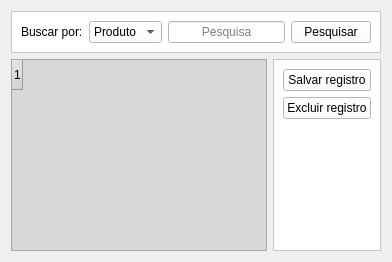
            <widget class="QWidget" name="tab_4">
             <attribute name="title">
              <string>Atualizar registro</string>
             </attribute>
             <layout class="QGridLayout" name="gridLayout_35">
              <item row="1" column="2">
               <widget class="QFrame" name="frame_19">
                <property name="styleSheet">
                 <string notr="true">background-color: rgb(255, 255, 255);</string>
                </property>
                <property name="frameShape">
                 <enum>QFrame::StyledPanel</enum>
                </property>
                <property name="frameShadow">
                 <enum>QFrame::Raised</enum>
                </property>
                <layout class="QVBoxLayout" name="verticalLayout_11">
                 <item>
                  <widget class="QPushButton" name="salvar_registro_entrada">
                   <property name="text">
                    <string>Salvar registro</string>
                   </property>
                  </widget>
                 </item>
                 <item>
                  <widget class="QPushButton" name="pushButton_15">
                   <property name="text">
                    <string>Excluir registro</string>
                   </property>
                  </widget>
                 </item>
                 <item>
                  <spacer name="verticalSpacer_4">
                   <property name="orientation">
                    <enum>Qt::Vertical</enum>
                   </property>
                   <property name="sizeHint" stdset="0">
                    <size>
                     <width>20</width>
                     <height>40</height>
                    </size>
                   </property>
                  </spacer>
                 </item>
                </layout>
               </widget>
              </item>
              <item row="1" column="1">
               <widget class="QTableWidget" name="tabela_entrada">
                <property name="styleSheet">
                 <string notr="true">background-color: rgb(216, 216, 216);</string>
                </property>
                <property name="autoScrollMargin">
                 <number>16</number>
                </property>
                <property name="alternatingRowColors">
                 <bool>true</bool>
                </property>
                <property name="horizontalScrollMode">
                 <enum>QAbstractItemView::ScrollPerItem</enum>
                </property>
                <property name="sortingEnabled">
                 <bool>false</bool>
                </property>
                <property name="rowCount">
                 <number>1</number>
                </property>
                <attribute name="horizontalHeaderCascadingSectionResizes">
                 <bool>false</bool>
                </attribute>
                <attribute name="horizontalHeaderShowSortIndicator" stdset="0">
                 <bool>false</bool>
                </attribute>
                <attribute name="horizontalHeaderStretchLastSection">
                 <bool>false</bool>
                </attribute>
                <attribute name="verticalHeaderCascadingSectionResizes">
                 <bool>false</bool>
                </attribute>
                <attribute name="verticalHeaderShowSortIndicator" stdset="0">
                 <bool>false</bool>
                </attribute>
                <attribute name="verticalHeaderStretchLastSection">
                 <bool>false</bool>
                </attribute>
                <row/>
               </widget>
              </item>
              <item row="0" column="1" colspan="2">
               <widget class="QFrame" name="frame_41">
                <property name="styleSheet">
                 <string notr="true">background-color: rgb(255, 255, 255);</string>
                </property>
                <property name="frameShape">
                 <enum>QFrame::StyledPanel</enum>
                </property>
                <property name="frameShadow">
                 <enum>QFrame::Raised</enum>
                </property>
                <layout class="QGridLayout" name="gridLayout_34">
                 <item row="0" column="3">
                  <widget class="QPushButton" name="pushButton_19">
                   <property name="text">
                    <string>Pesquisar</string>
                   </property>
                  </widget>
                 </item>
                 <item row="0" column="2">
                  <widget class="QLineEdit" name="lineEdit_17">
                   <property name="inputMask">
                    <string/>
                   </property>
                   <property name="text">
                    <string/>
                   </property>
                   <property name="alignment">
                    <set>Qt::AlignCenter</set>
                   </property>
                   <property name="placeholderText">
                    <string>Pesquisa</string>
                   </property>
                   <property name="cursorMoveStyle">
                    <enum>Qt::LogicalMoveStyle</enum>
                   </property>
                   <property name="clearButtonEnabled">
                    <bool>false</bool>
                   </property>
                  </widget>
                 </item>
                 <item row="0" column="1">
                  <widget class="QComboBox" name="comboBox">
                   <item>
                    <property name="text">
                     <string>Produto</string>
                    </property>
                   </item>
                   <item>
                    <property name="text">
                     <string>Código</string>
                    </property>
                   </item>
                  </widget>
                 </item>
                 <item row="0" column="0">
                  <widget class="QLabel" name="label_52">
                   <property name="text">
                    <string>Buscar por:</string>
                   </property>
                  </widget>
                 </item>
                </layout>
               </widget>
              </item>
             </layout>
            </widget>
